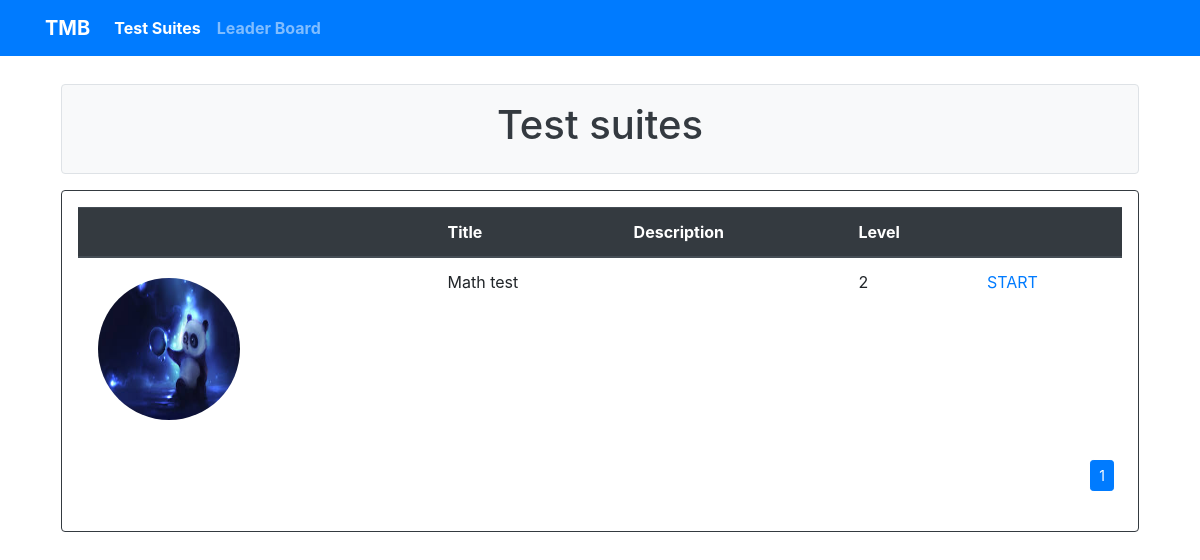
The app's page /test/ (signed in), older data.
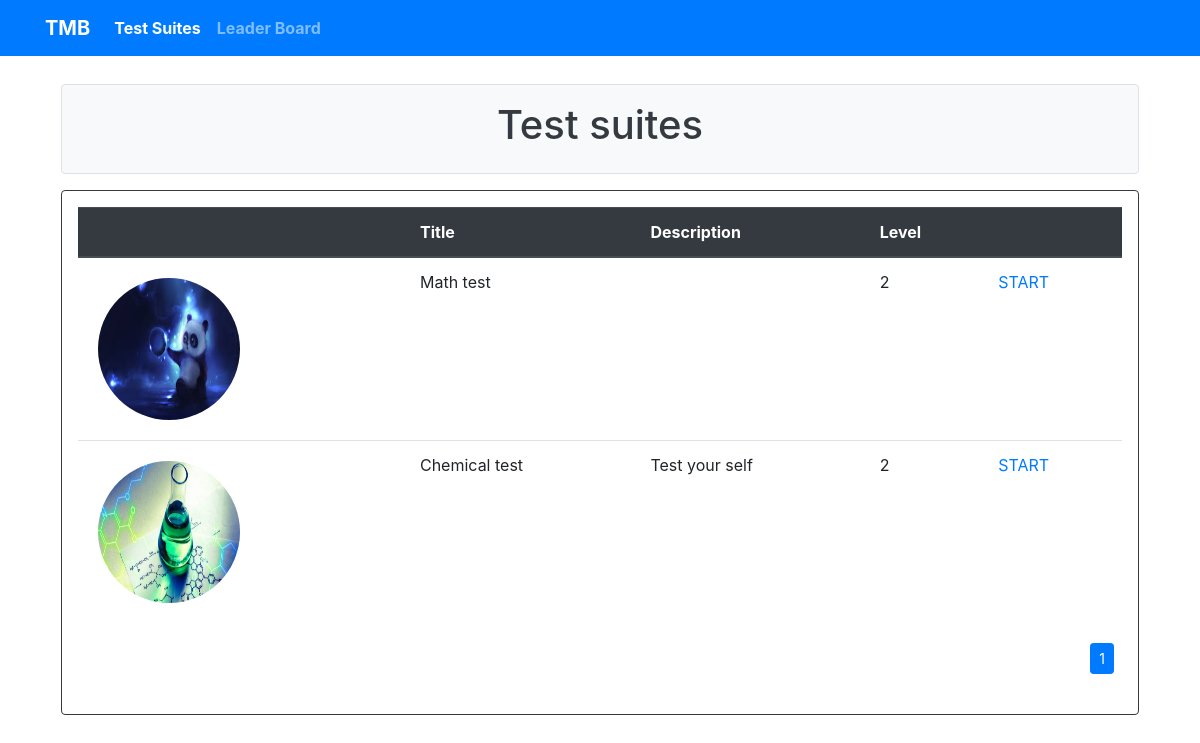
The same page, newer data.
### testsuite/models.py (models this page shows, shortened)
class Test(models.Model):
    MIN_LIMIT = 3
    MAX_LIMIT = 20
    LEVEL_CHOICES = (
        (1, 'Basic'),
        (2, 'Middle'),
        (3, 'Advanced')
    )
    topic = models.ForeignKey(to=Topic, related_name='tests', null=True, on_delete=models.SET_NULL)
    title = models.CharField(max_length=64)
    description = models.TextField(max_length=2048, null=True, blank=True)
    level = models.PositiveSmallIntegerField(choices=LEVEL_CHOICES, default=2)
    image = models.ImageField(default='default.png', upload_to='pics')

### testsuite/views.py (the view)
# urls.py: path('', TestListView.as_view(), name='test_list'),
class TestListView(LoginRequiredMixin, ListView):
    model = Test
    template_name = 'test_list.html'
    context_object_name = 'test_list'
    login_url = reverse_lazy('account:login')
    paginate_by = 5
    def get_queryset(self):
        qs = super().get_queryset()
        return qs

### testsuite/templates/test_list.html (shortened to what this page needs)
{% extends 'base.html' %}
{% load crispy_forms_tags %}
{% block title %}
    Test suites
{% endblock %}
{% block content %}
    {% if object_list %}
        <table class="table table-hover">
            <thead class="thead-dark">
                <tr>
                  <th></th>
                  <th>Title</th>
                  <th>Description</th>
                  <th>Level</th>
                  <th></th>
                </tr>
              </thead>
            {% for ts in object_list %}
                <tr>
                    <td><img class="rounded-circle p-1 m-1" width="150" height="150"  src="{{ ts.image.url }}"></td>
                    <td> {{ ts.title }}</td>
                    <td> {{ ts.description }}</td>
                    <td> {{ ts.level }}</td>
                    <td> <a href="{% url 'test:start' ts.id %}">START</a></td>
                </tr>
            {% endfor %}
        </table>
        <div class="p-1 m-1">
            {% include 'includes/pagination.html' %}
        </div>
    {% else %}
        <p>No tests yet :(</p>
    {% endif %}
{% endblock %}

Row changes from the older to the newer data that the page shows:
added Test: image (picture), title "Chemical test", description "Test your self", level "2"
